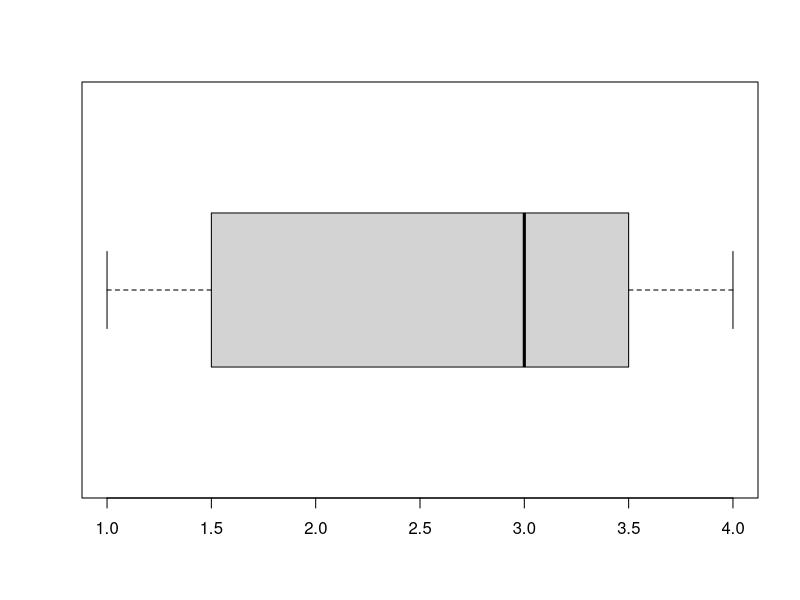

The R source for this figure:
#EJERCICIO4
x=c(rep(1,10),rep(1.5,15),rep(2,20),rep(3,25),rep(3.5,25),4)
boxplot(x,horizontal = T)

y=0.252*x-10
round(summary(y),2)
paste("sd(y)=",round(sd(y),2))
round(quantile(y,c(0.01,0.10,0.2,0.35,0.45,0.80,0.90)),2)






